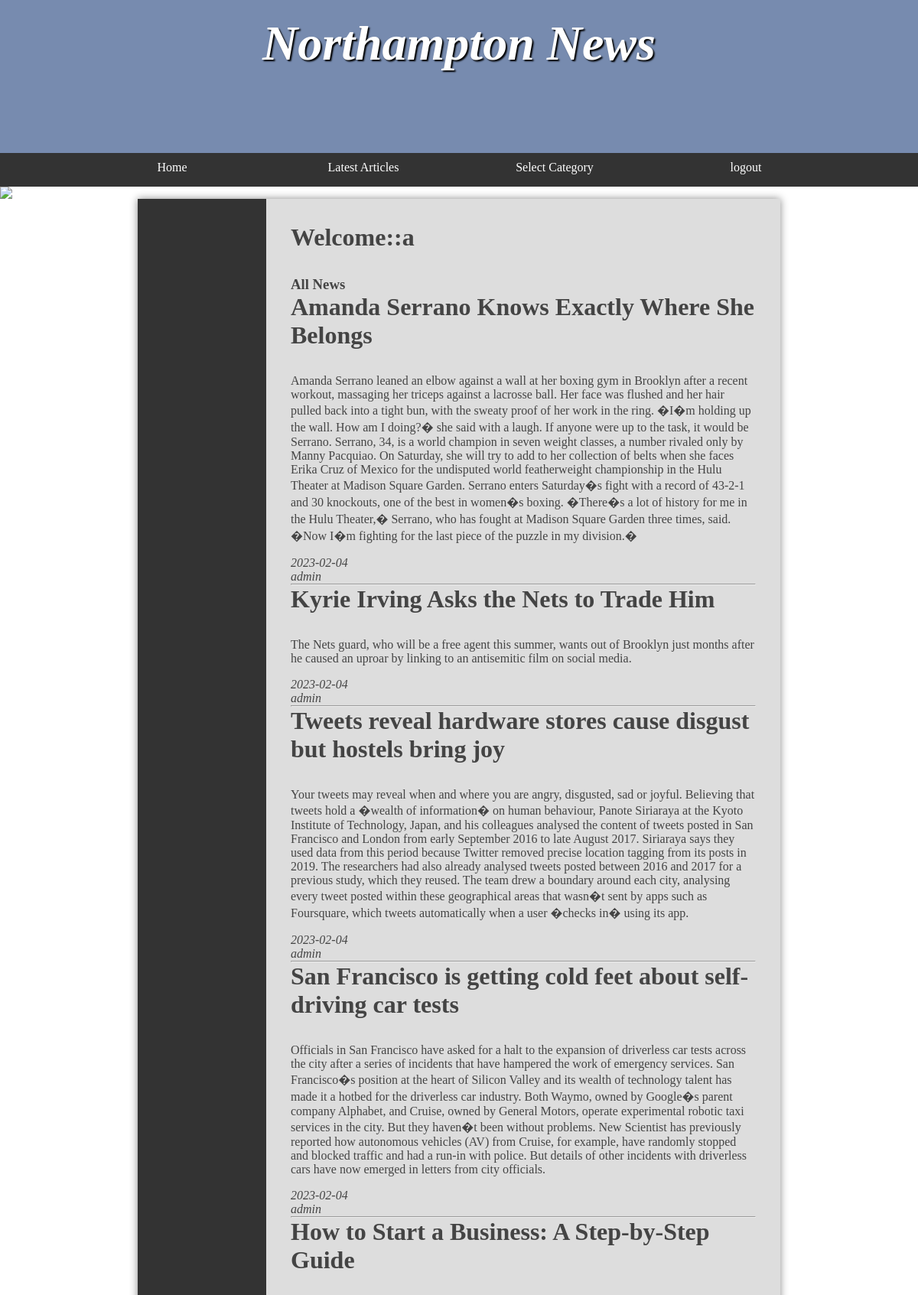
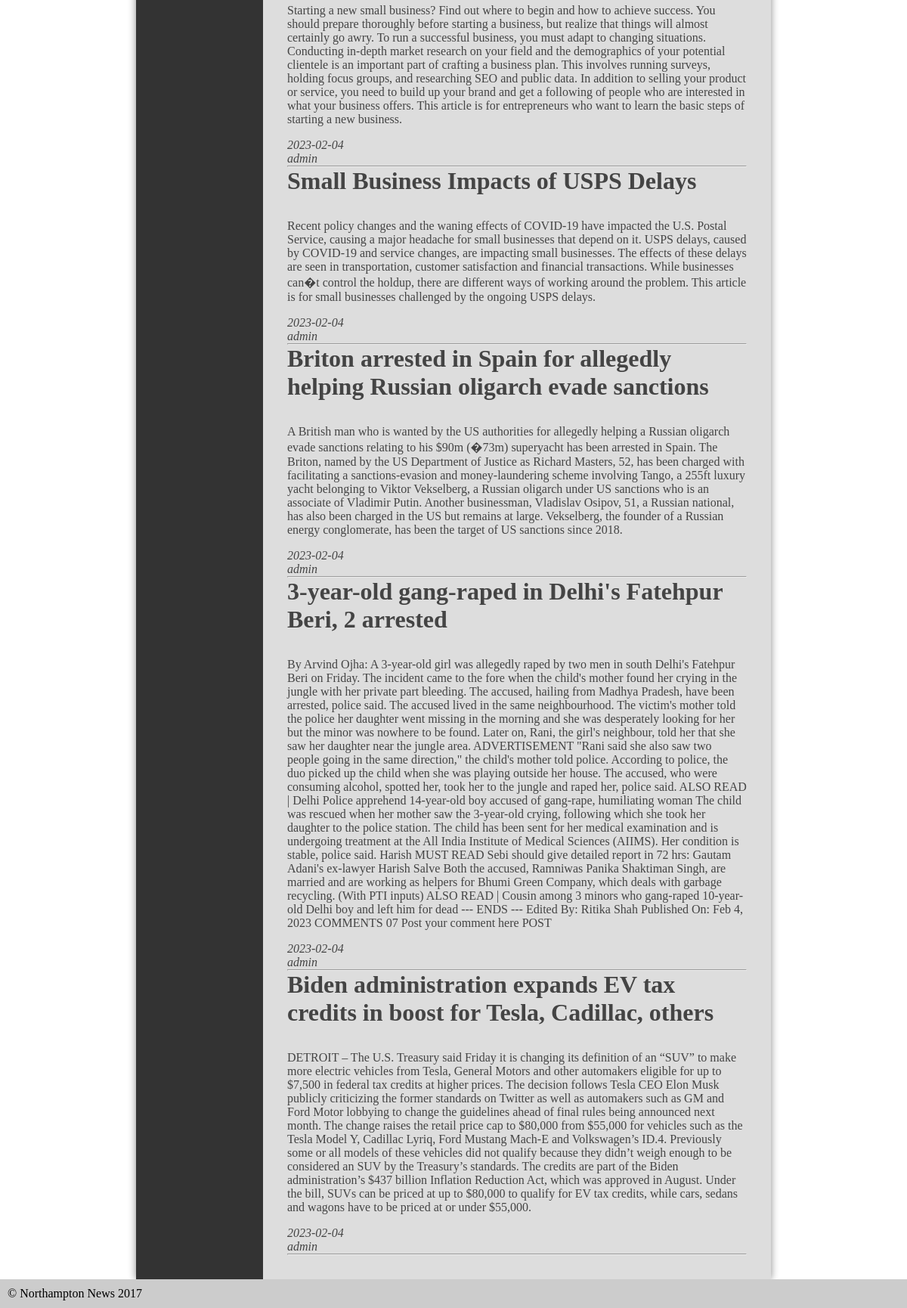
Screenshot of /assignment/user/loginpage.php (signed in) with the database file from the repository (2 pictures, top to bottom).
### tables this page shows
CREATE TABLE `article` (
  `article_Id` int NOT NULL AUTO_INCREMENT,
  `title` varchar(255) NOT NULL,
  `content` mediumblob NOT NULL,
  `date` date NOT NULL,
  `categoryId` int NOT NULL,
  `postedperson` varchar(255) NOT NULL,
  PRIMARY KEY (`article_Id`)
);

### assignment/user/loginpage.php (the view, shortened to what this page needs)
<?php
require('../user/header.php');
require('../connection/connection.php');
if(!empty($_SESSION['fullname'])){
	echo '<nav>
	<ul>
	<li><a href="loginpage.php">Home</a></li>
	<li><a href="latest.php">Latest Articles</a></li>
	<li><a href="#">Select Category</a>
	<ul>';
	echo '</ul>
	</li>
	<li><a href="../admin/logout.php">logout</a></li>
	</ul>
	</nav>
	<img src="../images/banners/randombanner.php" /><main>
	<nav>
	</nav>
	<article>';
 echo '<h2> Welcome::'.$_SESSION['fullname'].'</h2>';
echo '<h3>All News</h3>';
$queryStatement = $connect->prepare("SELECT * FROM article limit  10");
$queryStatement->execute();
if($queryStatement){
    while($outcome = $queryStatement->fetch(PDO::FETCH_OBJ)){
		echo "<h2>".$outcome->title."</h2>".
		"<p>".$outcome->content."</p>".
		"<em>".$outcome->date."</em>".
		"<br><em>".$outcome->postedperson."</em>".
		"<hr>";
	}}
}
require('../user/footer.php');
?>

### assignment/frame/style.css (style rules this page uses)
* { margin: 0; padding: 0; }
html { font-family: 'Oxygen-Regular', times, verdana, sans-serif; }
body { background-color: #fff; }
nav { width: 100%; background-color: #333; overflow: auto; }
nav ul { width: 1000px; margin: auto; display: block; list-style-type: none; }
nav ul li { width: 25%; float: left; overflow: auto; text-align: center; }
nav a { color: white; padding-top: 10px; display: block; text-decoration: none; }
main { min-height: 50vh; background-color: #ddd; width: 70vw; display: block; margin: auto; box-shadow: 0px 0px 10px #888; color:#444; }
main h2 { font-size:2em; }
p, li, h2 { margin-bottom: 1em; }
ul { margin-left: 2em; }
body > img { display: block; width: 100%; }
main { display: table; }
main > article { display: table-cell; padding: 2em; }
main > nav { display: table-cell; width: 20%; padding: 1em; }

### rows the page displays
article: title "Amanda Serrano Knows Exactly Where She Belongs", content "Amanda Serrano leaned an elbow against a wall at her boxing gym in Brooklyn after a recent workout, massaging her triceps against a lacrosse ball. Her face was flushed and her hair pulled back into a tight bun, with the sweaty proof of her work in the ring. �I�m holding up the wall. How am I doing?� she said with a laugh. If anyone were up to the task, it would be Serrano. Serrano, 34, is a world champion in seven weight classes, a number rivaled only by Manny Pacquiao. On Saturday, she will try to add to her collection of belts when she faces Erika Cruz of Mexico for the undisputed world featherweight championship in the Hulu Theater at Madison Square Garden. Serrano enters Saturday�s…", date "2023-02-04", postedperson "admin"
article: title "Kyrie Irving Asks the Nets to Trade Him", content "The Nets guard, who will be a free agent this summer, wants out of Brooklyn just months after he caused an uproar by linking to an antisemitic film on social media.", date "2023-02-04", postedperson "admin"
article: title "Tweets reveal hardware stores cause disgust but hostels bring joy", content "Your tweets may reveal when and where you are angry, disgusted, sad or joyful. Believing that tweets hold a �wealth of information� on human behaviour, Panote Siriaraya at the Kyoto Institute of Technology, Japan, and his colleagues analysed the content of tweets posted in San Francisco and London from early September 2016 to late August 2017. Siriaraya says they used data from this period because Twitter removed precise location tagging from its posts in 2019. The researchers had also already analysed tweets posted between 2016 and 2017 for a previous study, which they reused. The team drew a boundary around each city, analysing every tweet posted within these geographical areas that…", date "2023-02-04", postedperson "admin"
article: title "San Francisco is getting cold feet about self-driving car tests", content "Officials in San Francisco have asked for a halt to the expansion of driverless car tests across the city after a series of incidents that have hampered the work of emergency services. San Francisco�s position at the heart of Silicon Valley and its wealth of technology talent has made it a hotbed for the driverless car industry. Both Waymo, owned by Google�s parent company Alphabet, and Cruise, owned by General Motors, operate experimental robotic taxi services in the city. But they haven�t been without problems. New Scientist has previously reported how autonomous vehicles (AV) from Cruise, for example, have randomly stopped and blocked traffic and had a run-in with police. But details of…", date "2023-02-04", postedperson "admin"
article: title "How to Start a Business: A Step-by-Step Guide", content "Starting a new small business? Find out where to begin and how to achieve success. You should prepare thoroughly before starting a business, but realize that things will almost certainly go awry. To run a successful business, you must adapt to changing situations. Conducting in-depth market research on your field and the demographics of your potential clientele is an important part of crafting a business plan. This involves running surveys, holding focus groups, and researching SEO and public data. In addition to selling your product or service, you need to build up your brand and get a following of people who are interested in what your business offers. This article is for entrepreneurs…", date "2023-02-04", postedperson "admin"
article: title "Small Business Impacts of USPS Delays", content "Recent policy changes and the waning effects of COVID-19 have impacted the U.S. Postal Service, causing a major headache for small businesses that depend on it. USPS delays, caused by COVID-19 and service changes, are impacting small businesses. The effects of these delays are seen in transportation, customer satisfaction and financial transactions. While businesses can�t control the holdup, there are different ways of working around the problem. This article is for small businesses challenged by the ongoing USPS delays.", date "2023-02-04", postedperson "admin"
article: title "Briton arrested in Spain for allegedly helping Russian oligarch evade sanctions", content "A British man who is wanted by the US authorities for allegedly helping a Russian oligarch evade sanctions relating to his $90m (�73m) superyacht has been arrested in Spain. The Briton, named by the US Department of Justice as Richard Masters, 52, has been charged with facilitating a sanctions-evasion and money-laundering scheme involving Tango, a 255ft luxury yacht belonging to Viktor Vekselberg, a Russian oligarch under US sanctions who is an associate of Vladimir Putin. Another businessman, Vladislav Osipov, 51, a Russian national, has also been charged in the US but remains at large. Vekselberg, the founder of a Russian energy conglomerate, has been the target of US sanctions since 2018.", date "2023-02-04", postedperson "admin"
article: title "3-year-old gang-raped in Delhi's Fatehpur Beri, 2 arrested", content "By Arvind Ojha: A 3-year-old girl was allegedly raped by two men in south Delhi's Fatehpur Beri on Friday. The incident came to the fore when the child's mother found her crying in the jungle with her private part bleeding. The accused, hailing from Madhya Pradesh, have been arrested, police said. The accused lived in the same neighbourhood. The victim's mother told the police her daughter went missing in the morning and she was desperately looking for her but the minor was nowhere to be found. Later on, Rani, the girl's neighbour, told her that she saw her daughter near the jungle area. ADVERTISEMENT \"Rani said she also saw two people going in the same direction,\" the child's mother told…", date "2023-02-04", postedperson "admin"
article: title "Biden administration expands EV tax credits in boost for Tesla, Cadillac, others", content "DETROIT – The U.S. Treasury said Friday it is changing its definition of an “SUV” to make more electric vehicles from Tesla, General Motors and other automakers eligible for up to $7,500 in federal tax credits at higher prices. The decision follows Tesla CEO Elon Musk publicly criticizing the former standards on Twitter as well as automakers such as GM and Ford Motor lobbying to change the guidelines ahead of final rules being announced next month. The change raises the retail price cap to $80,000 from $55,000 for vehicles such as the Tesla Model Y, Cadillac Lyriq, Ford Mustang Mach-E and Volkswagen’s ID.4. Previously some or all models of these vehicles did not qualify because they didn’t…", date "2023-02-04", postedperson "admin"

### other values shown
$_SESSION['fullname'] "a"
